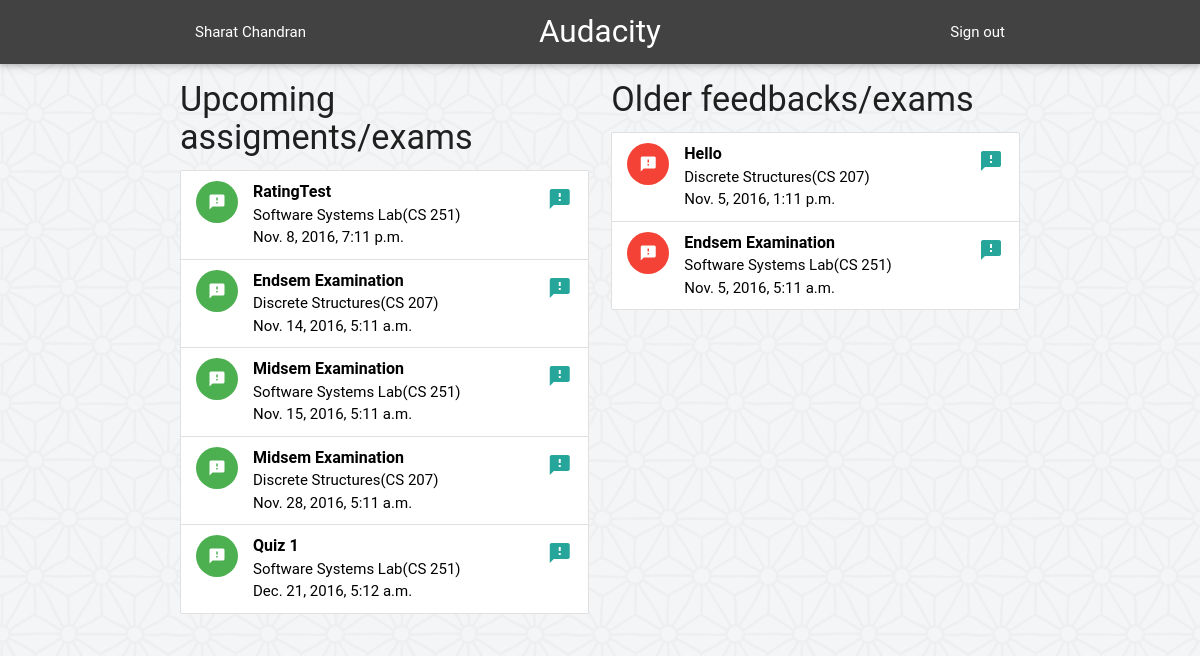
The app's page /feeder/feedbacks/ (signed in) with its own data.
### feeder/models.py (models this page shows, shortened)
class Feedback(models.Model):
	fb_name = models.CharField(max_length=100, verbose_name='Feedback Name')
	pub_date = models.DateTimeField('date published')
	deadline = models.DateTimeField('deadline',null=False, blank=False)
	course = models.ForeignKey(Course, on_delete=models.CASCADE)
	class Meta:
		verbose_name = "Feedback"
		verbose_name_plural = "Feedbacks"

class Course(models.Model):
	SPRING = 'SP'
	AUTUMN = 'AU'
	SUMMER = 'SU'
	SEMESTERS = (
		(SPRING, 'Spring'),
		(AUTUMN, 'Autumn'),
		(SUMMER, 'Summer'),
		)
	course_code = models.CharField(max_length=6, unique=True)
	course_name = models.CharField(max_length=40, blank=False)
	semester = models.CharField(
		max_length=2,
		choices=SEMESTERS,
		)
	def __str__(self):
		return self.course_name + '(' + self.course_code + ')'

### feeder/views.py (the view)
@login_required(login_url='/feeder/login')
def AllFeedbacks(request):
	feedbacks = Feedback.objects.filter(deadline__gt=timezone.now()).order_by('deadline')
	old_feedbacks = Feedback.objects.filter(deadline__lt=timezone.now()).order_by('deadline').reverse()
	context = {
		'feedbacks' : feedbacks,
		'old_feedbacks' : old_feedbacks,
	}
	return render(request, 'feeder/feedbacks.html', context)

### feeder/templates/feeder/feedbacks.html
{% extends "feeder/base_site.html" %}
{% load static %}
{% block content %}
	<div class="row">
	<div class="col s6">
	<h4> Upcoming assigments/exams </h4>
	{% if feedbacks %}
	<ul class="collection">
		{% for feedback in feedbacks %}
			<a href="{% url 'feeder:feedback' feedback.id %}" class="black-text">
			<li class="collection-item avatar">
		      <i class="material-icons circle green">feedback</i>
		      <span class="title"><b>{{ feedback.fb_name }}</b></span>
		      <p>{{ feedback.course }} <br>
		         {{ feedback.deadline }}
 		      </p>
		      <a href="#!" class="secondary-content"><i class="material-icons">feedback</i></a>
		    </li>
		    </a>
		{% endfor %}
	</ul>
	{% else %}
	<div class="card">
		<div class="card-content center">
			<h5> No upcoming feedbacks present. Add an feedback to view it. </h5>
		</div>
	</div>
	{% endif %}
	</div>
	<div class="col s6">
	<h4> Older feedbacks/exams </h4>
	{% if old_feedbacks %}
	<ul class="collection">
		{% for feedback in old_feedbacks %}
			<a href="{% url 'feeder:feedback' feedback.id %}" class="black-text">
			<li class="collection-item avatar">
		      <i class="material-icons circle red">feedback</i>
		      <span class="title"><b>{{ feedback.fb_name }}</b></span>
		      <p>{{ feedback.course }} <br>
		         {{ feedback.deadline }}
 		      </p>
		      <a href="#!" class="secondary-content"><i class="material-icons">feedback</i></a>
		    </li>
		    </a>
		{% endfor %}
	</ul>
	{% else %}
	<div class="card">
		<div class="card-content center">
			<h5> No upcoming feedbacks present. Add an feedback to view it. </h5>
		</div>
	</div>
	{% endif %}
	</div>
	</div>
{% endblock %}
{% block navbar %}
    <li><a onclick="signOut();" href="{% url 'feeder:logout' %}">Sign out</a></li>
{% endblock %}
{% block name %}
    {{ user.get_full_name }}
{% endblock %}

### records on screen
Feedback: fb_name "RatingTest", course "Software Systems Lab(CS 251)", deadline "Nov. 8, 2016, 7:11 p.m."
Feedback: fb_name "Endsem Examination", course "Discrete Structures(CS 207)", deadline "Nov. 14, 2016, 5:11 a.m."
Feedback: fb_name "Midsem Examination", course "Software Systems Lab(CS 251)", deadline "Nov. 15, 2016, 5:11 a.m."
Feedback: fb_name "Midsem Examination", course "Discrete Structures(CS 207)", deadline "Nov. 28, 2016, 5:11 a.m."
Feedback: fb_name "Quiz 1", course "Software Systems Lab(CS 251)", deadline "Dec. 21, 2016, 5:12 a.m."
Feedback: fb_name "Hello", course "Discrete Structures(CS 207)", deadline "Nov. 5, 2016, 1:11 p.m."
Feedback: fb_name "Endsem Examination", course "Software Systems Lab(CS 251)", deadline "Nov. 5, 2016, 5:11 a.m."

### other values on screen
{{ user.get_full_name }} "Sharat Chandran"
